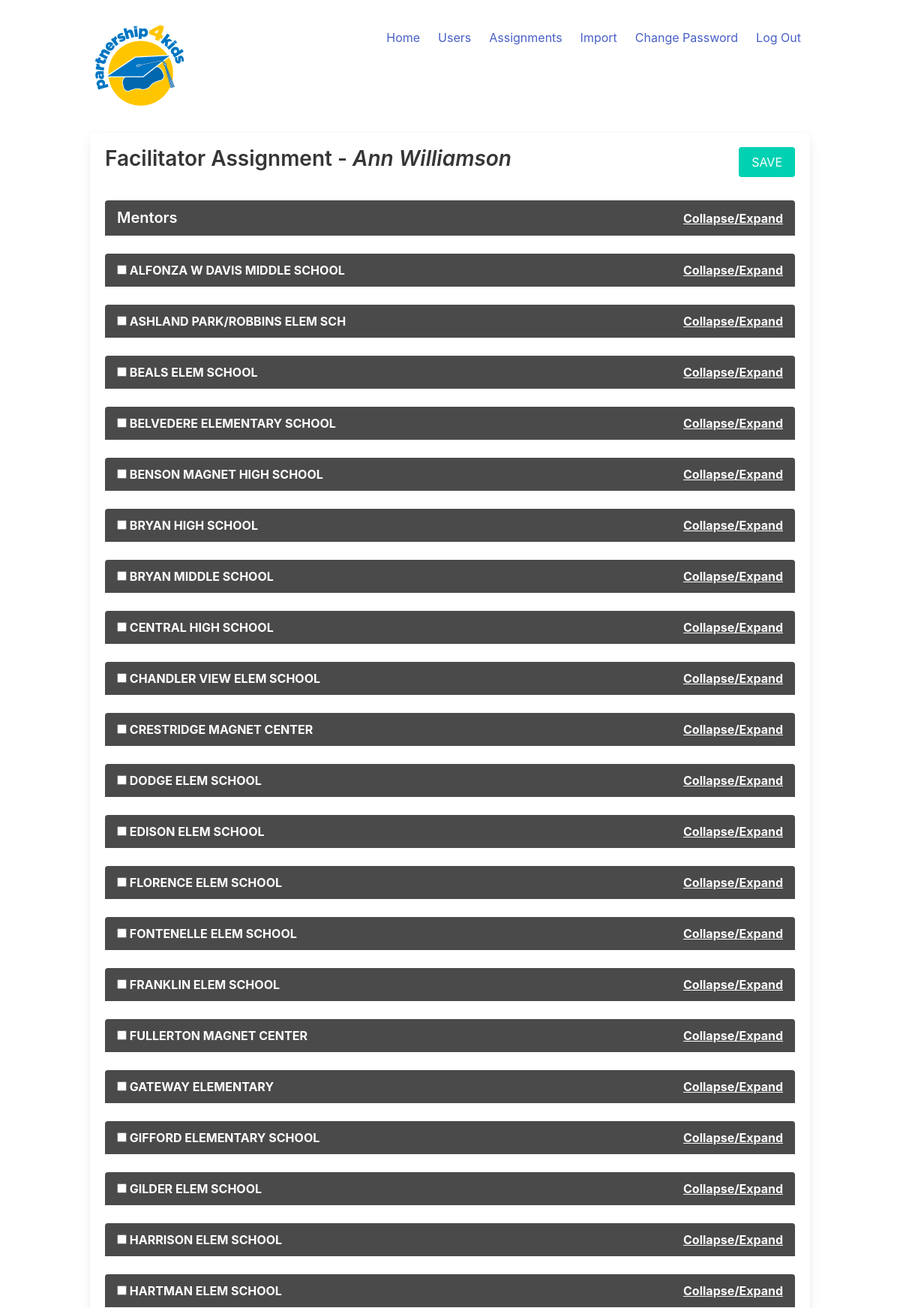
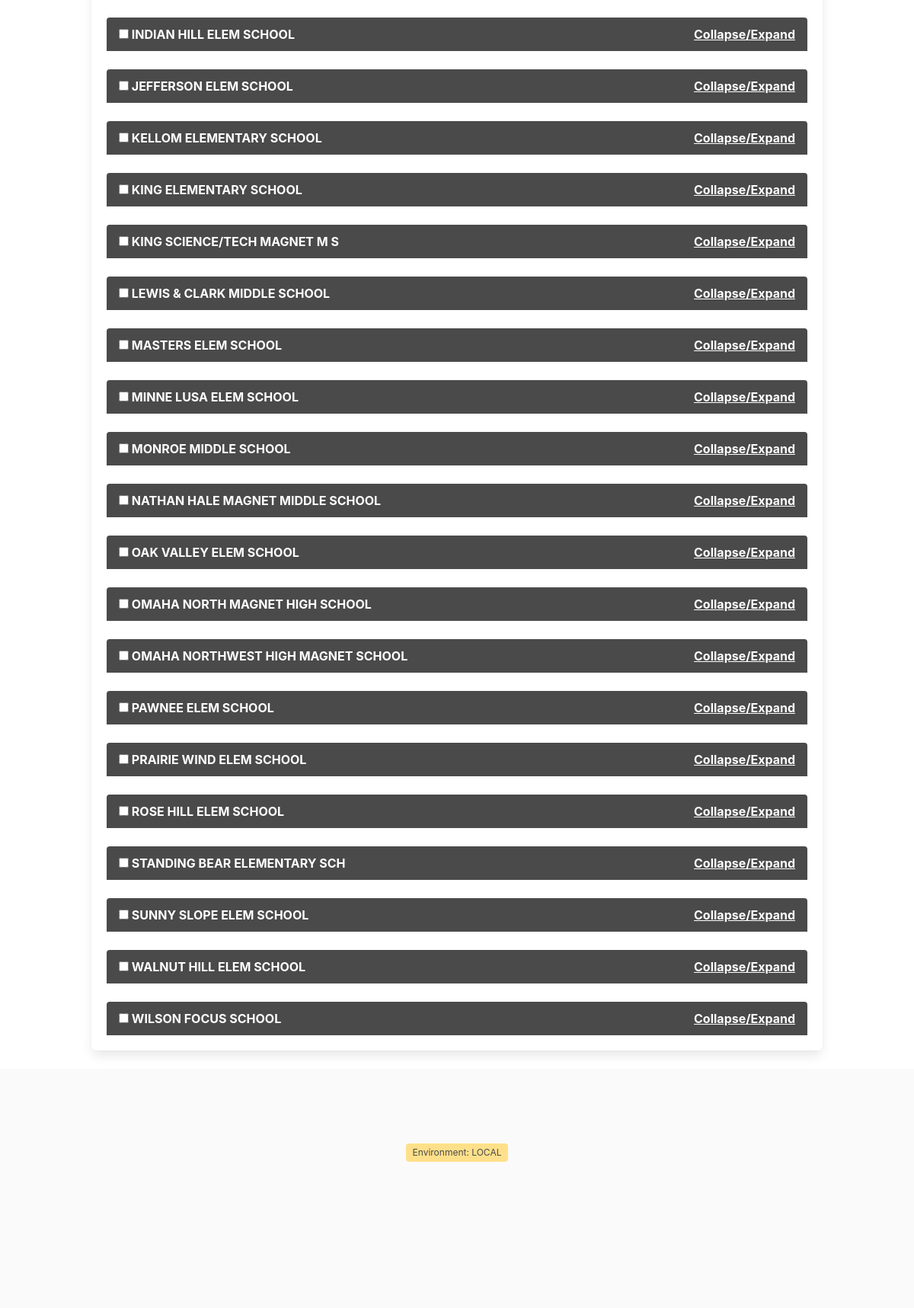
Page /assignments/7 (signed in) on the committed database (2 pictures, top to bottom).
### attendance/models/school.py (models this page shows, shortened)
class School(models.Model):
    id = models.CharField(max_length=15, primary_key=True)
    name = models.CharField(max_length=80)
    type = models.CharField(max_length=80, null=True, blank=True)
    created_at = models.DateTimeField(auto_now_add=True)
    updated_at = models.DateTimeField(auto_now=True)

### attendance/views/assignments.py (the view, shortened to what this page needs)
# urls.py: path('assignments/<int:userid>', views.assign, name='assign'),
@user_passes_test(lambda u: u.is_superuser)
def assign(request, userid):
    targetuser = get_object_or_404(User, pk=userid)
    assignments = assignmentsFor(targetuser)
    assignable = {}
    if is_facilitator(targetuser):
        assignable['mentors'] = User.objects.filter(groups__name='Mentors')
    assignable['schools'] = School.objects.all()
    return render(request, 'attendance/assign.html', {
        'assignments': assignments,
        'targetuser': targetuser,
        'assignable': assignable,
        'is_facilitator': is_facilitator(targetuser),
        'is_mentor': is_mentor(targetuser)
    })

### attendance/templatetags/attendancetags.py (called while the page is built)
@register.simple_tag()
def version():
    last_deployed = ''
    try:
        this_host = config('HOSTING', default='LOCAL')
        if this_host == 'HEROKU':
            checkfile = path.join(settings.BASE_DIR, 'manage.py')
            if path.exists(checkfile):
                try:
                    with open(checkfile) as reader:
                        last_deployed = path.getctime(checkfile)
                        return datetime.fromtimestamp( last_deployed ).strftime('%m/%d/%Y %H:%M:%S')
                except Exception as e:
                    last_deployed = '[unable to open file]'
            else:
                last_deployed = '[check file not found]'
        else:
            last_deployed = 'Environment: ' + this_host
    except AttributeError as e:
        last_deployed = '[HOSTING not set in .env]'
    return last_deployed

@register.simple_tag(takes_context=True)
def current_view_class(context):
    classes = []
    if context.request.user.is_anonymous:
        classes.append("user-anonymous")
    if context.request.user.is_superuser:
        classes.append("user-sysadmin")
    if context.request.path == '/':
        classes.append("page-home")
    else:
        classes.append( 'page-' + context.request.path[1:].replace('/','-') )
    return " ".join(classes)

@register.simple_tag()
def isassigned(type, id, assignments, text="None"):
    if assignments.filter(type=type, tid=id).count() > 0:
        return text
    else:
        return ""

@register.filter(name='has_group')
def has_group(user, group_name):
    return user.groups.filter(name=group_name).exists()

### attendance/utility/utility.py (called while the page is built)
def is_mentor(user):
    return user.groups.filter(name='Mentors').exists()

def is_facilitator(user):
    return user.groups.filter(name='Facilitators').exists()

def assignmentsFor(user, entity=None, hierarchical=False):
    if (entity):
        results = Assignments.objects.filter(user=user).filter(type=entity).all()
    else:
        results = Assignments.objects.filter(user=user).all()
    if hierarchical:
        return buildAssignmentHierarchy(results)
    else:
        return results

### templates/attendance/assign.html (shortened to what this page needs)
{% extends "base.html" %}
{% block content %}
    <form method="post" enctype="multipart/form-data">
    <div class="columns">
        <div class="column is-four-fifths-desktop">
            <h2>{% if is_facilitator %}Facilitator {% endif %}{% if is_mentor %}Mentor {% endif %}Assignment - <em>{{ targetuser.get_full_name }}</em></h2>
        </div>
        <div class="column has-text-right-desktop">
    <button class="button is-primary">SAVE</button>
        </div>
    </div>
            {% include 'partials/assignment/assignment_widget.html' %}
       </form>
{% endblock %}

### templates/partials/assignment/assignment_widget_school.html (shortened to what this page needs)
{% load attendancetags %}
<article class="message" id="school-item-{{ school.id }}">
		<div class="message-header">
            <label>
			    <input class="schoolcheckbox" type="checkbox" name="school[]" value="{{ school.id }}" {% isassigned 'S' school.id assignments "checked" %} /> {{ school.name }}
            </label>
                <a href="#school-{{ school.id }}" data-action="collapse">Collapse/Expand</a>
		</div>
	</article>

### attendance/static/css/styles.css (style rules this page uses)
html, body { height: 100% }

### rows in the picture
School: name "ALFONZA W DAVIS MIDDLE SCHOOL"
School: name "ASHLAND PARK/ROBBINS ELEM SCH"
School: name "BEALS ELEM SCHOOL"
School: name "BELVEDERE ELEMENTARY SCHOOL"
School: name "BENSON MAGNET HIGH SCHOOL"
School: name "BRYAN HIGH SCHOOL"
School: name "BRYAN MIDDLE SCHOOL"
School: name "CENTRAL HIGH SCHOOL"
School: name "CHANDLER VIEW ELEM SCHOOL"
School: name "CRESTRIDGE MAGNET CENTER"
School: name "DODGE ELEM SCHOOL"
School: name "EDISON ELEM SCHOOL"
School: name "FLORENCE ELEM SCHOOL"
School: name "FONTENELLE ELEM SCHOOL"
School: name "FRANKLIN ELEM SCHOOL"
School: name "FULLERTON MAGNET CENTER"
School: name "GATEWAY ELEMENTARY"
School: name "GIFFORD ELEMENTARY SCHOOL"
School: name "GILDER ELEM SCHOOL"
School: name "HARRISON ELEM SCHOOL"
School: name "HARTMAN ELEM SCHOOL"
School: name "INDIAN HILL ELEM SCHOOL"
School: name "JEFFERSON ELEM SCHOOL"
School: name "KELLOM ELEMENTARY SCHOOL"
School: name "KING ELEMENTARY SCHOOL"
School: name "KING SCIENCE/TECH MAGNET M S"
School: name "LEWIS & CLARK MIDDLE SCHOOL"
School: name "MASTERS ELEM SCHOOL"
School: name "MINNE LUSA ELEM SCHOOL"
School: name "MONROE MIDDLE SCHOOL"
School: name "NATHAN HALE MAGNET MIDDLE SCHOOL"
School: name "OAK VALLEY ELEM SCHOOL"
School: name "OMAHA NORTH MAGNET HIGH SCHOOL"
School: name "OMAHA NORTHWEST HIGH MAGNET SCHOOL"
School: name "PAWNEE ELEM SCHOOL"
School: name "PRAIRIE WIND ELEM SCHOOL"
School: name "ROSE HILL ELEM SCHOOL"
School: name "STANDING BEAR ELEMENTARY SCH"
School: name "SUNNY SLOPE ELEM SCHOOL"
School: name "WALNUT HILL ELEM SCHOOL"
School: name "WILSON FOCUS SCHOOL"

### other values in the picture
{{ targetuser.get_full_name }} "Ann Williamson"
